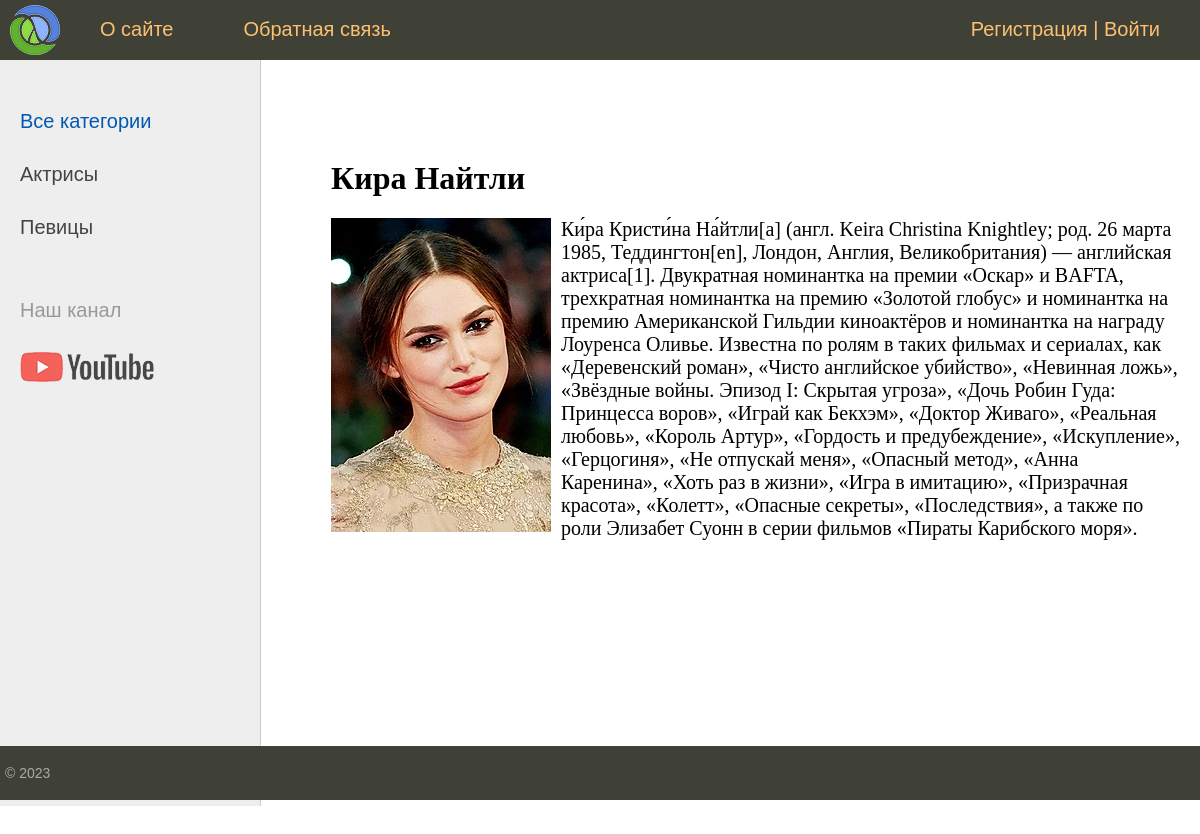
Screenshot of /post/kira-najtli/ with the database file from the repository.
### women/models.py (models this page shows, shortened)
class Category(models.Model):
    name = models.CharField(max_length=100, db_index=True, verbose_name='Категорие')
    slug = models.SlugField(max_length=255, unique=True, db_index=True, verbose_name="URL")
    def get_absolute_url(self):
        return reverse('category', kwargs={'cat_slug': self.slug})
    class Meta:
        verbose_name = 'Категории'
        verbose_name_plural = 'Категории'
        ordering = ['id']

class Women(models.Model):
    title = models.CharField(max_length=255, verbose_name='Заголовок')
    slug = models.SlugField(max_length=255, unique=True, db_index=True, verbose_name="URL")
    content = models.TextField(blank=True, verbose_name="Текст статьи")
    photo = models.ImageField(upload_to="photos/%Y/%m/%d/", verbose_name="Фото")
    time_create = models.DateTimeField(auto_now_add=True, verbose_name="Време создание")
    time_update = models.DateTimeField(auto_now=True, verbose_name="Време изменение")
    is_published = models.BooleanField(default=True, verbose_name="Публикации")
    cat = models.ForeignKey('Category', on_delete=models.PROTECT, verbose_name="Категории")
    def __str__(self):
        return self.title
    class Meta:
        verbose_name = 'Известные женщины'
        verbose_name_plural = 'Известные женщины'
        ordering = ['id']

### women/views.py (the view)
# urls.py: path('post/<slug:post_slug>/', ShowPost.as_view(), name='post'),
class ShowPost(DataMixin, DetailView):
    model = Women
    template_name = 'women/post.html'
    slug_url_kwarg = 'post_slug'
    context_object_name = 'post'
    def get_context_data(self, *, object_list=None, **kwargs):
        context = super().get_context_data(**kwargs)
        c_def = self.get_user_context(title=context['post'])
        return dict(list(context.items()) + list(c_def.items()))

### women/utils.py (called while the page is built)
    def get_user_context(self, **kwargs):
        context = kwargs
        cats = cache.get('cats')
        if not cats:
            cats = Category.objects.annotate(Count('women'))
            cache.set('cats', cats, 60)
        user_menu = menu.copy() # Копи меню!
        if not self.request.user.is_authenticated: # инструкци если пользовател не авторизирован, возврат меню без Добавлени статьи
            user_menu.pop(1)
        context['menu'] = user_menu
        context['cats'] = cats
        if 'cat_selected' not in context:
            context['cat_selected'] = 0
        return context

### women/templates/women/post.html
{% extends 'women/base.html' %}
{% block content %}
<h1>{{post.title}}</h1>
{% if post.photo %}
<p><img class="img-article-left" src="{{post.photo.url}}"></p>
{% endif %}
{{post.content|linebreaks}}
{% endblock %}

### women/templates/women/base.html (shortened to what this page needs)
{% load static %}
{% load women_tags %}
<!DOCTYPE html>
<html>
<head>
	<link type="text/css" href="{% static 'women/css/styles.css' %}" rel="stylesheet" />
</head>
<body>
<table class="table-page" border=0 cellpadding="0" cellspacing="0">
<tr><td valign=top>
{% block mainmenu %}
		<div class="header">
			<ul id="mainmenu" class="mainmenu">
			<li class="logo"><a href="{% url 'home' %}"><div class="logo"></div></a></li>
{% for m in menu %}
			<li><a href="{% url m.url_name %}">{{m.title}}</a></li>
{% endfor %}
				{% if request.user.is_authenticated %}
				<li class="last"> {{user.username}} | <a href="{% url 'logout' %}">Выйти</a></li>
				{% else %}
				<li class="last"><a href="{% url 'register' %}">Регистрация</a> | <a href="{% url 'login' %}">Войти</a></li>
				{% endif %}
			</ul>
		</div>
{% endblock mainmenu %}
<table class="table-content" border=0 cellpadding="0" cellspacing="0">
<tr>
	<td valign="top" class="left-chapters">
	<ul id="leftchapters">
{% if cat_selected == 0 %}
		<li class="selected">Все категории</li>
{% else %}
		<li><a href="{% url 'home' %}">Все категории</a></li>
{% endif %}
{% for c in cats %}
{% if c.women__count > 0 %}
	{% if c.pk == cat_selected %}
		<li class="selected">{{c.name}}</li>
	{% else %}
		<li><a href="{{ c.get_absolute_url }}">{{c.name}}</a></li>
	{% endif %}
{% endif %}
{% endfor %}
		<li class="share">
		<p>Наш канал</p>
		<a class="share-yt" href="https://www.youtube.com/channel/UClJzWfGWuGJL2t-3dYKcHTA/playlists" target="_blank" rel="nofollow"></a>
		</li>
	</ul>
</td>
<td valign="top" class="content">
	<div class="content-text">
{% block content %}
{% endblock %}
	</div>
</td></tr></table>
</td></tr>
<tr><td valign=top>
	<div id="footer">
		<p>&copy; 2023 </p>
	</div>
</td></tr></table>
</body>
</html>

### women/static/women/css/styles.css (style rules this page uses)
html, body { font-family: 'Arial'; margin: 0; padding: 0; height: 100%; width: 100%; color: #444; }
a { color: #0059b2; text-decoration: none; }
img { max-width: 600px; height: auto; }
img.img-article-left { max-width: 300px; height: auto; float: left; padding: 0 10px 10px 0; }
.table-page { width: 100%; height: 100%; vertical-align: top; }
.table-page tr { height: 100%; }
.header { background: #3F4137; height: 60px; }
.logo { background: url('../images/logo.png') no-repeat 10px 5px; width: 70px; height: 60px; }
ul.mainmenu { list-style: none; margin: 0; padding: 0; height: 60px; color: #fdc073; font-size: 20px; overflow: hidden; }
ul.mainmenu li { float: left; margin: 18px 40px 0 30px; }
ul.mainmenu li.logo { margin: 0; }
ul.mainmenu li.last { float: right; }
ul.mainmenu li a { color: #fdc073; text-decoration: none; }
.table-content { width: 100%; min-height: 100%; height: 100%; }
.left-chapters { margin: 0; background: #eee; border-right: 1px solid #ccc; min-height: 100%; }
.left-chapters ul { width: 230px; min-height: 100%; margin: 0; padding: 20px 10px 10px 20px; list-style: none; font-size: 20px; }
.left-chapters ul li { margin: 30px 0 0 0; color: #999; }
.left-chapters ul li.selected { color: #0059b2; }
.left-chapters ul li a { color: #444; text-decoration: none; }
.left-chapters ul li.share { margin: 60px 0 0 0; }
.left-chapters ul li.share p { margin: 30px 0 30px 0; }
.left-chapters ul li.share a { display: inline-block; width: 40px; height: 40px; margin: 0 20px 0 0; }
.left-chapters ul li.share a.share-yt { width: 100%; height: 30px; background: url('../images/share_yt.png') no-repeat 0 0 }
.content { padding: 40px 20px 20px 40px; width: 100%; box-sizing: border-box; }
.content-text { margin: 60px 0 0 30px; color: #000; font-size: 20px; font-family: Yandex Sans Display Light; }
.content-text h1 { font-size: 32px; }
#footer { box-sizing: border-box; background: #3F4137; padding: 5px; color: #aaa; font-size: 14px; font-family: Verdana, Geneva, Arial, Helvetica; text-align: left; overflow: hidden; }

### rows the page displays
Category: name "Актрисы"
Category: name "Певицы"
Women: title "Кира Найтли", photo (picture), content "Ки́ра Кристи́на На́йтли[a] (англ. Keira Christina Knightley; род. 26 марта 1985, Теддингтон[en], Лондон, Англия, Великобритания) — английская актриса[1]. Двукратная номинантка на премии «Оскар» и BAFTA, трехкратная номинантка на премию «Золотой глобус» и номинантка на премию Американской Гильдии киноактёров и номинантка на награду Лоуренса Оливье. Известна по ролям в таких фильмах и сериалах, как «Деревенский роман», «Чисто английское убийство», «Невинная ложь», «Звёздные войны. Эпизод I: Скрытая угроза», «Дочь Робин Гуда: Принцесса воров», «Играй как Бекхэм», «Доктор Живаго», «Реальная любовь», «Король Артур», «Гордость и предубеждение», «Искупление», «Герцогиня», «Не отпускай меня»,…"

### other values shown
{{ m.title }} "О сайте" "Обратная связь"
